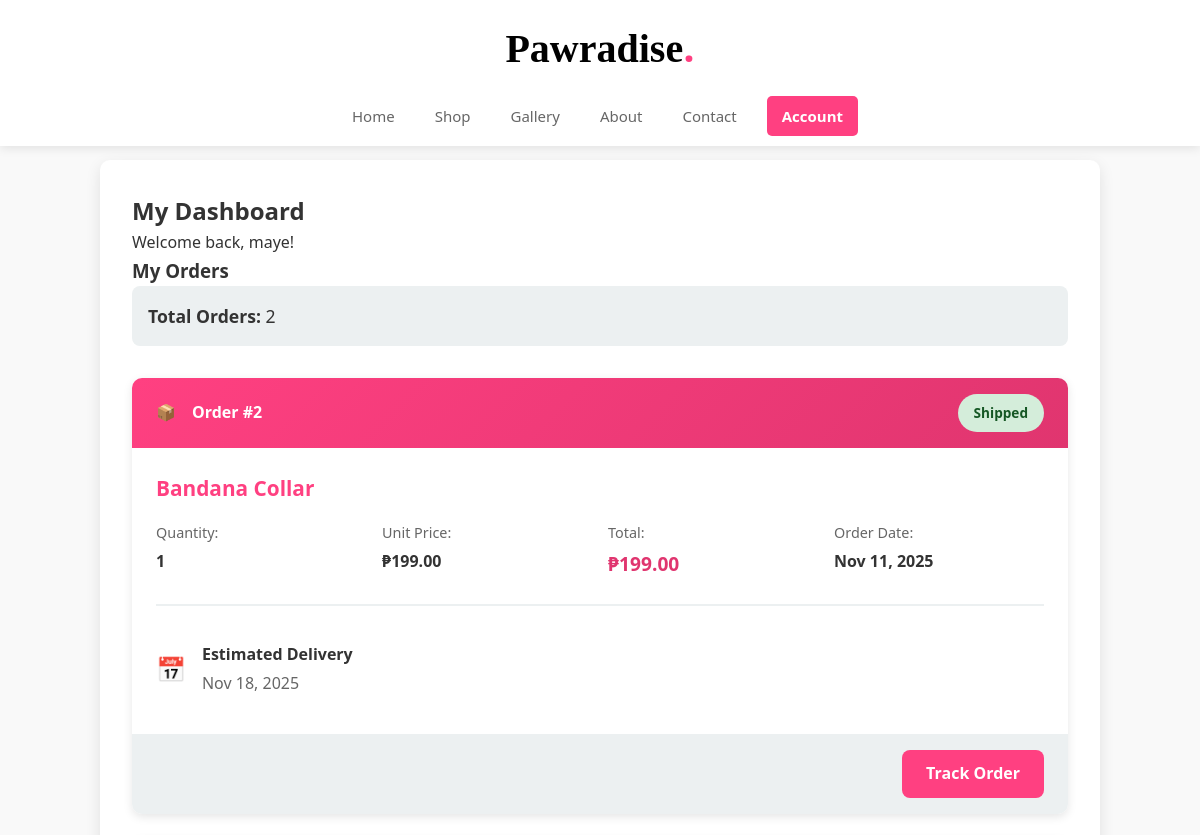
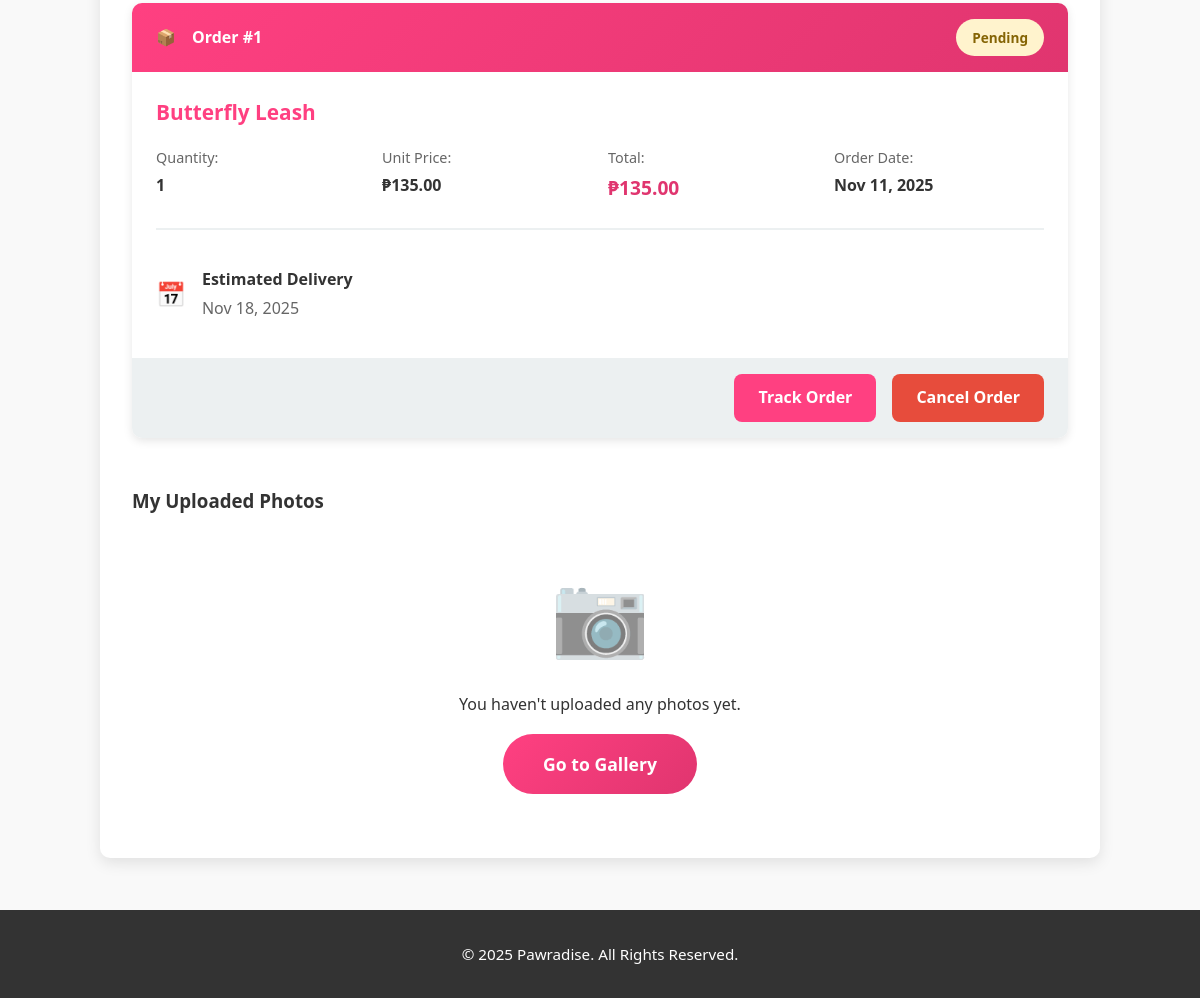
Screenshot of /customer (signed in) with the database file from the repository (2 pictures, top to bottom).
### app.py (models this page shows)
class Order(db.Model):
    id = db.Column(db.Integer, primary_key=True)
    user_id = db.Column(db.Integer, db.ForeignKey('user.id'))
    product_id = db.Column(db.Integer, db.ForeignKey('product.id'), nullable=True)
    product_name = db.Column(db.String(100))
    quantity = db.Column(db.Integer)
    unit_price = db.Column(db.Float)
    total_price = db.Column(db.Float)
    customer_name = db.Column(db.String(100))
    address = db.Column(db.Text)
    contact_number = db.Column(db.String(20))
    payment_method = db.Column(db.String(50))
    date_of_purchase = db.Column(db.DateTime, default=datetime.utcnow)
    estimated_delivery = db.Column(db.DateTime)
    status = db.Column(db.String(50), default="Pending")

### app.py (the view)
@app.route('/customer')
@login_required
@role_required('customer')
def customer_dashboard():
    orders = Order.query.filter_by(user_id=session['user_id']).order_by(Order.date_of_purchase.desc()).all()
    my_photos = Gallery.query.filter_by(user_id=session['user_id']).order_by(Gallery.uploaded_at.desc()).all()
    return render_template('customer_dashboard.html', orders=orders, my_photos=my_photos)

### app.py (called while the page is built)
@app.context_processor
def utility_processor():
    return dict(timedelta=timedelta, now=datetime.utcnow)

def login_required(f):
    @wraps(f)
    def decorated_function(*args, **kwargs):
        if 'username' not in session:
            flash('Please login to access this page.', 'error')
            return redirect(url_for('login'))
        return f(*args, **kwargs)
    return decorated_function

def role_required(*roles):
    def decorator(f):
        @wraps(f)
        def decorated_function(*args, **kwargs):
            if 'role' not in session or session['role'] not in roles:
                flash('You do not have permission to access this page.', 'error')
                return redirect(url_for('home'))
            return f(*args, **kwargs)
        return decorated_function
    return decorator

### templates/customer_dashboard.html (shortened to what this page needs)
{% extends "base.html" %}
{% block content %}
<section class="orders">
  <h2>My Dashboard</h2>
  <p>Welcome back, {{ session['username'] }}!</p>
  <h3>My Orders</h3>
  {% if orders %}
  <div class="orders-summary">
    <strong>Total Orders:</strong> {{ orders|length }}
  </div>
  <div class="order-list">
    {% for order in orders %}
    <div class="order-card">
      <div class="order-header">
        <div class="order-id">
          <span>📦</span>
          <strong>Order #{{ order.id }}</strong>
        </div>
        <span class="status-badge status-{{ order.status.lower() }}">{{ order.status }}</span>
      </div>
      <div class="order-body">
        <div class="order-product">
          <h4>{{ order.product_name }}</h4>
        </div>
        <div class="order-details">
          <div class="detail-item">
            <span class="label">Quantity:</span>
            <span class="value">{{ order.quantity }}</span>
          </div>
          <div class="detail-item">
            <span class="label">Unit Price:</span>
            <span class="value">₱{{ "%.2f"|format(order.unit_price) }}</span>
          </div>
          <div class="detail-item">
            <span class="label">Total:</span>
            <span class="value price">₱{{ "%.2f"|format(order.total_price) }}</span>
          </div>
          <div class="detail-item">
            <span class="label">Order Date:</span>
            <span class="value">{{ order.date_of_purchase.strftime('%b %d, %Y') }}</span>
          </div>
        </div>
        <div class="order-timeline">
          <div class="timeline-item">
            <span class="timeline-icon">📅</span>
            <div class="timeline-content">
              <strong>Estimated Delivery</strong>
              <p>{{ order.estimated_delivery.strftime('%b %d, %Y') }}</p>
            </div>
          </div>
        </div>
      </div>
      <div class="order-footer">
        <a href="{{ url_for('track_order', order_id=order.id) }}" class="track-btn">Track Order</a>
        {% if order.status in ['Pending', 'Confirmed'] %}
        <a href="{{ url_for('customer_cancel_order', id=order.id) }}"
           class="cancel-order-btn"
           onclick="return confirm('Are you sure you want to cancel this order?')"
           style="background: var(--error); padding: 0.7rem 1.5rem; border-radius: 8px; text-decoration: none; font-weight: bold; color: white;">
          Cancel Order
        </a>
        {% endif %}
      </div>
    </div>
    {% endfor %}
  </div>
  {% endif %}
  <h3 style="margin-top: 3rem;">My Uploaded Photos</h3>
  {% if my_photos %}
  <div class="gallery-grid" style="margin-top: 1.5rem;">
    {% for photo in my_photos %}
    <div class="gallery-item">
      <img src="{{ url_for('static', filename='uploads/' ~ photo.filename) }}" alt="{{ photo.alt_text }}">
      <div class="gallery-caption">
        <p>{{ photo.alt_text }}</p>
        <small>{{ photo.uploaded_at.strftime('%b %d, %Y') }}</small>
      </div>
      <div class="photo-actions">
        <a href="{{ url_for('customer_delete_photo', id=photo.id) }}"
           class="delete-btn"
           onclick="return confirm('Are you sure you want to delete this photo?')"
           style="margin-top: 0.5rem; text-align: center;">
          Delete Photo
        </a>
      </div>
    </div>
    {% endfor %}
  </div>
  {% else %}
  <div class="empty-orders" style="padding: 2rem;">
    <div class="empty-icon">📷</div>
    <p>You haven't uploaded any photos yet.</p>
    <a href="{{ url_for('gallery') }}" class="shop-now-btn">Go to Gallery</a>
  </div>
  {% endif %}
</section>
{% endblock %}

### static/styles.css (style rules this page uses)
* { margin: 0; padding: 0; box-sizing: border-box; font-family: 'Segoe UI', Tahoma, Geneva, Verdana, sans-serif; }
:root { --primary-color: #ff4081; --secondary-color: #e0356f; --accent-color: #ffc0cb; --dark-bg: #2c3e50; --light-bg: #ecf0f1; --success: #27ae60; --error: #e74c3c; --warning: #f39c12; --text-dark: #333; --text-light: #fff; }
body { background: #f9f9f9; color: var(--text-dark); line-height: 1.6; }
.price, .subtotal { color: var(--secondary-color); font-weight: bold; }
.orders, .track-order-section { padding: 2rem; background: white; border-radius: 10px; margin: 120px auto 2rem; max-width: 1000px; box-shadow: 0 5px 15px rgba(0,0,0,0.1); }
.orders-summary { background: var(--light-bg); padding: 1rem; border-radius: 8px; margin-bottom: 2rem; font-size: 1.1rem; }
.order-list { display: flex; flex-direction: column; gap: 1.5rem; }
.order-card { background: white; border-radius: 10px; box-shadow: 0 3px 10px rgba(0,0,0,0.1); overflow: hidden; transition: all 0.3s; }
.order-header { background: linear-gradient(135deg, var(--primary-color), var(--secondary-color)); color: white; padding: 1rem 1.5rem; display: flex; justify-content: space-between; align-items: center; flex-wrap: wrap; }
.order-id { display: flex; align-items: center; gap: 1rem; }
.order-body { padding: 1.5rem; }
.order-product h4 { color: var(--primary-color); margin-bottom: 1rem; font-size: 1.3rem; }
.order-details { display: grid; grid-template-columns: repeat(auto-fit, minmax(150px, 1fr)); gap: 1rem; margin-top: 1rem; }
.detail-item { display: flex; flex-direction: column; gap: 0.3rem; }
.detail-item .label { color: #666; font-size: 0.9rem; }
.detail-item .value { font-weight: bold; color: var(--text-dark); }
.detail-item .value.price { color: var(--secondary-color); font-size: 1.2rem; }
.order-timeline { margin-top: 1.5rem; padding-top: 1.5rem; border-top: 2px solid var(--light-bg); }
.timeline-item { display: flex; align-items: center; gap: 1rem; padding: 0.8rem 0; }
.timeline-icon { font-size: 1.5rem; }
.timeline-content strong { display: block; color: var(--text-dark); margin-bottom: 0.2rem; }
.timeline-content p { color: #666; margin: 0; }
.order-footer { padding: 1rem 1.5rem; background: var(--light-bg); display: flex; gap: 1rem; justify-content: flex-end; }
.track-btn { background: var(--primary-color); color: white; padding: 0.7rem 1.5rem; border-radius: 8px; text-decoration: none; font-weight: bold; transition: all 0.3s; }
.empty-orders { text-align: center; padding: 4rem 2rem; }
.empty-icon { font-size: 5rem; margin-bottom: 1rem; opacity: 0.5; }
.shop-now-btn { background: linear-gradient(135deg, var(--primary-color), var(--secondary-color)); color: white; padding: 1rem 2.5rem; border-radius: 30px; text-decoration: none; font-weight: bold; font-size: 1.1rem; display: inline-block; margin-top: 1rem; transition: all 0.3s; }
.status-badge { padding: 0.5rem 1rem; border-radius: 20px; font-size: 0.85rem; font-weight: bold; display: inline-block; }
.status-pending { background: #fff3cd; color: #856404; }
.status-shipped { background: #d4edda; color: #155724; }
html, body { height: 100%; display: flex; flex-direction: column; }

### rows the page displays
Order: id "2", status "Shipped", product_name "Bandana Collar", quantity "1", unit_price "199.00", total_price "199.00", date_of_purchase "Nov 11, 2025", estimated_delivery "Nov 18, 2025"
Order: id "1", status "Pending", product_name "Butterfly Leash", quantity "1", unit_price "135.00", total_price "135.00", date_of_purchase "Nov 11, 2025", estimated_delivery "Nov 18, 2025"

### other values shown
{{ session['username'] }} "maye"
{{ orders|length }} "2"
